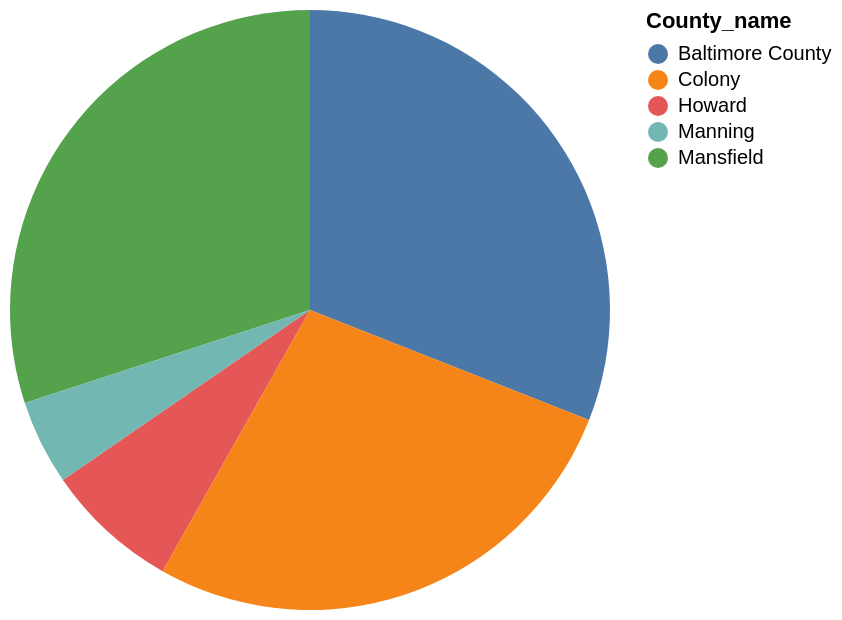

This figure's Vega-Lite source:
### Vega-Lite specification from a JSON file in a GitHub repository (floating-point values rounded to 4 significant figures)
{"data": {"values": [{"x_data": "Howard", "y_data": 21000}, {"x_data": "Baltimore County", "y_data": 90000}, {"x_data": "Colony", "y_data": 79000}, {"x_data": "Mansfield", "y_data": 87200}, {"x_data": "Manning", "y_data": 13300}]}, "mark": "arc", "encoding": {"theta": {"field": "y_data", "type": "quantitative", "title": "Population"}, "color": {"field": "x_data", "type": "nominal", "title": "County_name"}}}
